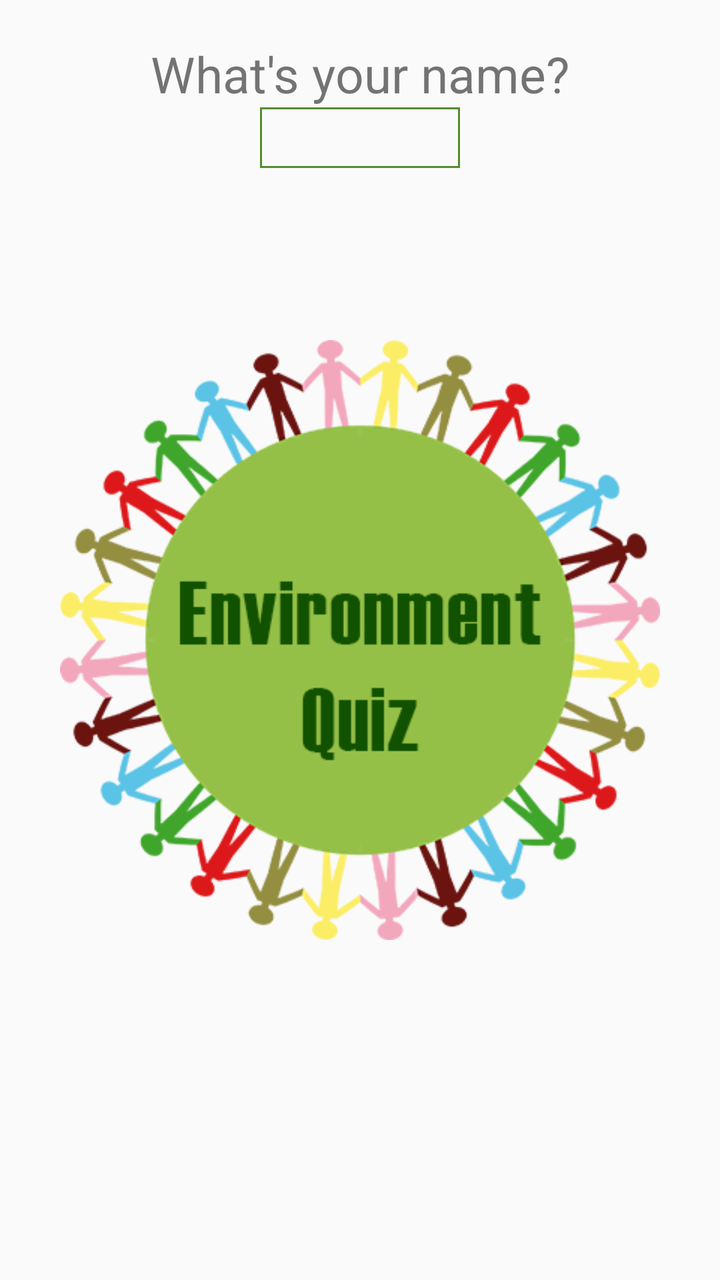
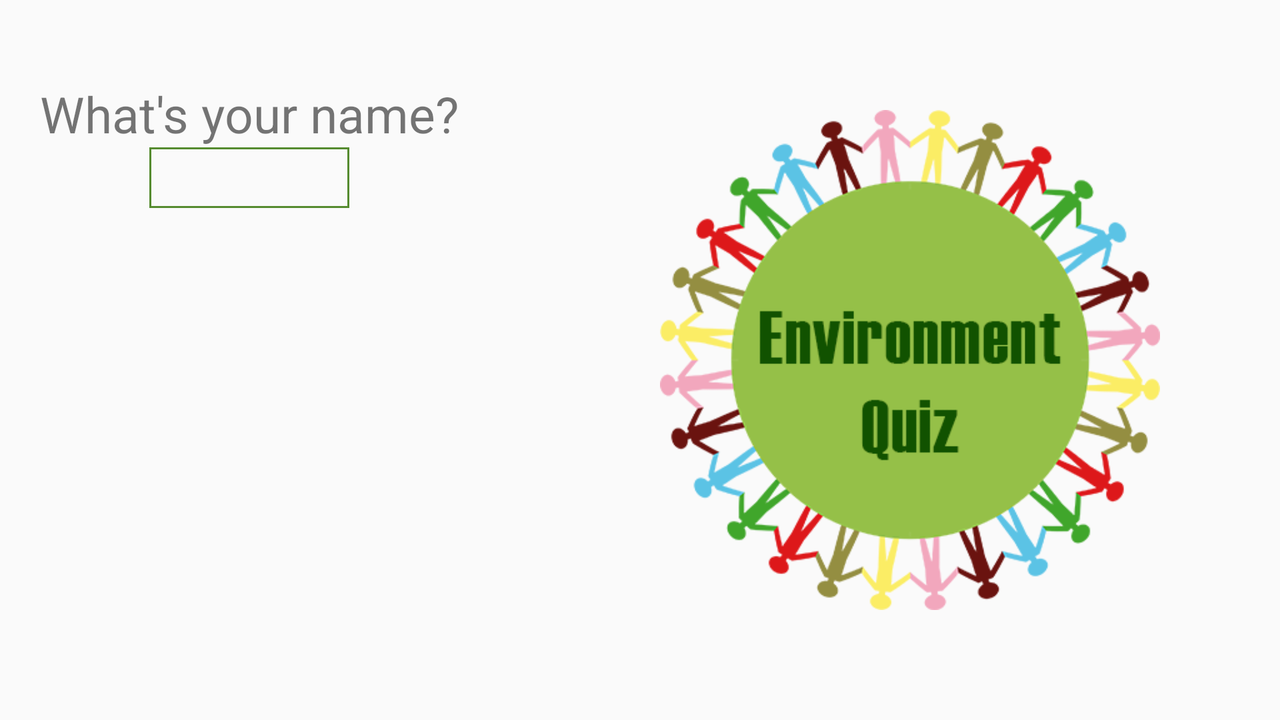

Compare how this app lays out the same screen by default and in its alternative resource folder. The renders come first, then the two layout files and the values they reference.
<!-- AndroidManifest.xml: application theme AppTheme -->
<!-- res/layout/activity_main.xml -->
<?xml version="1.0" encoding="utf-8"?>
<RelativeLayout xmlns:android="http://schemas.android.com/apk/res/android"
    android:layout_width="match_parent"
    android:layout_height="match_parent">

    <LinearLayout
        android:layout_width="match_parent"
        android:layout_height="wrap_content"
        android:orientation="vertical">

        <TextView
            android:id="@+id/textview"
            android:layout_width="wrap_content"
            android:layout_height="wrap_content"
            android:layout_marginTop="@dimen/general_bottom_margin"
            android:layout_gravity="center_horizontal"
            android:text="@string/your_name"
            android:textSize="@dimen/main_text_size" />

        <EditText
            android:id="@+id/edit_text_name"
            android:layout_gravity="center_horizontal"
            android:layout_width="@dimen/main_edit_text_width"
            android:layout_height="match_parent"
            android:background="@drawable/edit_text_box_style"
            android:padding="@dimen/main_edit_text_padding"
            android:inputType="textPersonName"/>

    </LinearLayout>

    <ImageView
        android:id="@+id/image"
        android:layout_width="@dimen/main_image_width"
        android:layout_height="wrap_content"
        android:layout_centerInParent="true"
        android:adjustViewBounds="true"
        android:clickable="true"
        android:onClick="goToQuiz"
        android:src="@drawable/environment_quiz" />

</RelativeLayout>
<!-- resources referenced by this layout -->
<resources>
  <dimen name="general_bottom_margin">20dp</dimen>
  <dimen name="main_edit_text_padding">3dp</dimen>
  <dimen name="main_edit_text_width">100dp</dimen>
  <dimen name="main_image_width">300dp</dimen>
  <dimen name="main_text_size">25sp</dimen>
  <!-- drawable edit_text_box_style (drawable) -->
  <?xml version="1.0" encoding="utf-8"?>
  <shape xmlns:android="http://schemas.android.com/apk/res/android"
      android:shape="rectangle"
      android:thickness="0dp">
      <stroke
          android:width="1dp"
  
          android:color="#558B2F" />
  </shape>
  <!-- drawable environment_quiz: png bitmap (drawable, 70340 bytes) -->
  <string name="your_name">What\'s your name?</string>
  <style name="AppTheme" parent="Theme.AppCompat.Light.DarkActionBar">
          
          <item name="colorPrimary">@color/colorPrimary</item>
          <item name="colorPrimaryDark">@color/colorPrimaryDark</item>
          <item name="colorAccent">@color/colorAccent</item>
      </style>
  <color name="colorPrimary">#3F51B5</color>
  <color name="colorPrimaryDark">#303F9F</color>
  <color name="colorAccent">#757575</color>
</resources>
<!-- res/layout-land/activity_main.xml (the author's variant of the layout above) -->
<!-- drawn on the phone turned sideways -->
<?xml version="1.0" encoding="utf-8"?>
<RelativeLayout xmlns:android="http://schemas.android.com/apk/res/android"
    android:layout_width="match_parent"
    android:layout_height="match_parent">

    <LinearLayout
        android:id="@+id/linear_layout"
        android:layout_width="wrap_content"
        android:layout_height="match_parent"
        android:layout_margin="@dimen/general_bottom_margin"
        android:orientation="vertical">

        <TextView
            android:id="@+id/textview"
            android:layout_width="wrap_content"
            android:layout_height="wrap_content"
            android:layout_marginTop="@dimen/general_bottom_margin"
            android:layout_gravity="center_horizontal|center_vertical"
            android:text="@string/your_name"
            android:textSize="@dimen/main_text_size" />

        <EditText
            android:id="@+id/edit_text_name"
            android:layout_gravity="center_horizontal"
            android:layout_width="@dimen/main_edit_text_width"
            android:layout_height="wrap_content"
            android:background="@drawable/edit_text_box_style"
            android:padding="@dimen/main_edit_text_padding"
            android:inputType="textPersonName"/>

    </LinearLayout>

    <ImageView
        android:id="@+id/image"
        android:layout_width="@dimen/main_image_width_land"
        android:layout_height="wrap_content"
        android:layout_alignParentEnd="true"
        android:layout_alignParentRight="true"
        android:layout_centerVertical="true"
        android:layout_marginEnd="@dimen/main_image_margin_land"
        android:layout_marginRight="@dimen/main_image_margin_land"
        android:adjustViewBounds="true"
        android:clickable="true"
        android:onClick="goToQuiz"
        android:src="@drawable/environment_quiz" />

</RelativeLayout>
<!-- resources referenced by the variant -->
<!-- as the phone turned sideways resolves them -->
<resources>
  <dimen name="general_bottom_margin">20dp</dimen>
  <dimen name="main_edit_text_padding">3dp</dimen>
  <dimen name="main_edit_text_width">100dp</dimen>
  <dimen name="main_image_margin_land">60dp</dimen>
  <dimen name="main_image_width_land">250dp</dimen>
  <dimen name="main_text_size">25sp</dimen>
  <!-- drawable edit_text_box_style (drawable) -->
  <?xml version="1.0" encoding="utf-8"?>
  <shape xmlns:android="http://schemas.android.com/apk/res/android"
      android:shape="rectangle"
      android:thickness="0dp">
      <stroke
          android:width="1dp"
  
          android:color="#558B2F" />
  </shape>
  <!-- drawable environment_quiz: png bitmap (drawable, 70340 bytes) -->
  <string name="your_name">What\'s your name?</string>
  <style name="AppTheme" parent="Theme.AppCompat.Light.DarkActionBar">
          
          <item name="colorPrimary">@color/colorPrimary</item>
          <item name="colorPrimaryDark">@color/colorPrimaryDark</item>
          <item name="colorAccent">@color/colorAccent</item>
      </style>
  <color name="colorPrimary">#3F51B5</color>
  <color name="colorPrimaryDark">#303F9F</color>
  <color name="colorAccent">#757575</color>
</resources>
